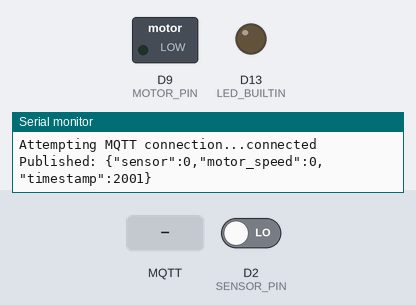
Recording of a sketch running on a simulated Arduino Uno R4 WiFi. Shown: switched loads named in the sketch (green lamp = pin HIGH), output pins drawn as LEDs (lit = HIGH), the last lines printed to the serial monitor. The test bench sets the inputs (shaded band); at power-on: D2 (SENSOR_PIN) LOW. WiFi joins after 1.5 s; servers stay silent unless stated; random numbers use the default seed unless the sketch sets one; no MQTT or app messages arrive unless stated.

Above: at 2.7 s.
2.8 s: MQTT message "5" arrives on the first subscribed topic
At 4.0 s:
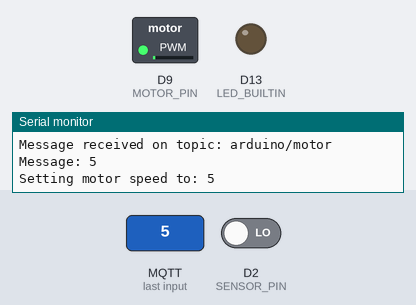
4.3 s: MQTT message "90" arrives on the first subscribed topic
At 5.3 s:
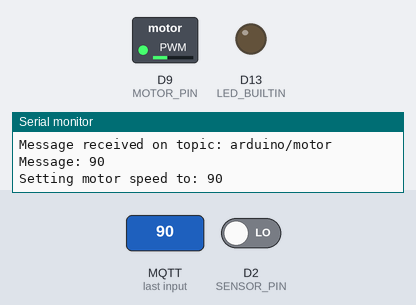
5.8 s: MQTT message "200" arrives on the first subscribed topic
At 6.5 s:
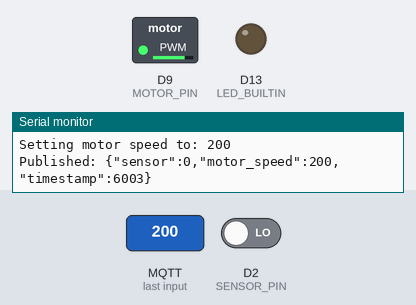
7.3 s: MQTT message "on" arrives on the first subscribed topic
At 7.6 s:
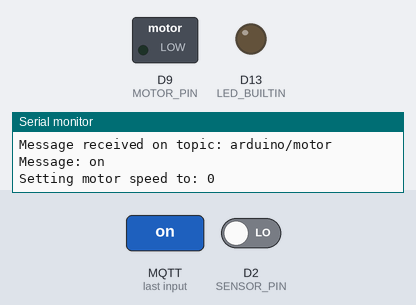
Timing chart, 0 to 9.8 s (numbered marks = the images above; inputs shaded):
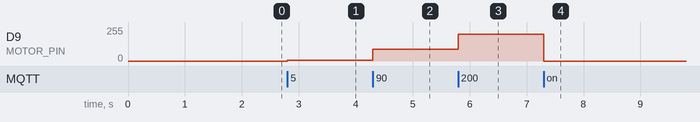

The sketch:

mqttDemo.ino
```cpp
#include <WiFiS3.h>
#include <WiFiSSLClient.h>
#include <PubSubClient.h>

// WiFi credentials
const char* ssid = "Spidy";
const char* password = "skwgpcgr";

// HiveMQ credentials
const char* mqtt_server = "0d83ce06dfce44298b85b65b560bbd19.s1.eu.hivemq.cloud";
const int mqtt_port = 8883;
const char* mqtt_user = "mqttDemo";
const char* mqtt_password = "Mqtt1234";

// MQTT topics
const char* topic_sensor = "arduino/sensor";
const char* topic_motor = "arduino/motor";

// Hardware pins
const int SENSOR_PIN = 2;
const int MOTOR_PIN = 9;


WiFiSSLClient wifiClient;
PubSubClient client(wifiClient);

unsigned long lastMsg = 0;
int sensorValue = 0;
int motorSpeed = 0;


void setup() {
  Serial.begin(115200);
  pinMode(LED_BUILTIN, OUTPUT);
  pinMode(MOTOR_PIN, OUTPUT);
  digitalWrite(MOTOR_PIN, LOW);

  setup_wifi();
  client.setServer(mqtt_server, mqtt_port);
  client.setCallback(callback);
}

void setup_wifi() {
  delay(10);
  Serial.println();
  Serial.print("Connecting to ");
  Serial.println(ssid);

  WiFi.begin(ssid, password);

  while (WiFi.status() != WL_CONNECTED) {
    delay(500);
    Serial.print(".");
  }

  Serial.println("");
  Serial.println("WiFi connected");
  Serial.println("IP address: ");
  Serial.println(WiFi.localIP());
}

void callback(char* topic, byte* payload, unsigned int length) {
  String message = "";
  for (int i = 0; i < length; i++) {
    message += (char)payload[i];
  }

  Serial.print("Message received on topic: ");
  Serial.println(topic);
  Serial.print("Message: ");
  Serial.println(message);

  // Control LED based on received message
  if (String(topic) == topic_motor) {
    // Convert the message to an integer
    int pwmValue = message.toInt();

    // Constrain the value to the valid PWM range (0-255)
    pwmValue = constrain(pwmValue, 0, 255);

    Serial.print("Setting motor speed to: ");
    Serial.println(pwmValue);

    // Use analogWrite to set the motor speed
    analogWrite(MOTOR_PIN, pwmValue);
    motorSpeed = pwmValue; // Update our state variable
  }
}

void reconnect() {
  while (!client.connected()) {
    Serial.print("Attempting MQTT connection...");
    String clientId = "ArduinoClient-";
    clientId += String(random(0xffff), HEX);

    if (client.connect(clientId.c_str(), mqtt_user, mqtt_password)) {
      Serial.println("connected");
      client.subscribe(topic_motor);
    } else {
      Serial.print("failed, rc=");
      Serial.print(client.state());
      Serial.println(" try again in 5 seconds");
      delay(5000);
    }
  }
}

void loop() {
  if (!client.connected()) {
    reconnect();
  }
  client.loop();

  unsigned long now = millis();
  if (now - lastMsg > 2000) { // Send data every 2 seconds
    lastMsg = now;

    // Read sensor value
    sensorValue = digitalRead(SENSOR_PIN);

    // Create JSON payload
    String payload = "{\"sensor\":";
    payload += sensorValue;
    payload += ",\"motor_speed\":";
    payload += motorSpeed;
    payload += ",\"timestamp\":";
    payload += now;
    payload += "}";

    // Publish to MQTT
    client.publish(topic_sensor, payload.c_str());

    Serial.print("Published: ");
    Serial.println(payload);
  }
}
```

Measured:
- after the input at 2.8 s, D9 (MOTOR_PIN): 0/255 → 5/255 at once
- after the input at 4.3 s, D9 (MOTOR_PIN): 5/255 → 90/255 at once
- after the input at 5.8 s, D9 (MOTOR_PIN): 90/255 → 200/255 at once
- after the input at 7.3 s, D9 (MOTOR_PIN): 200/255 → 0/255 at once
